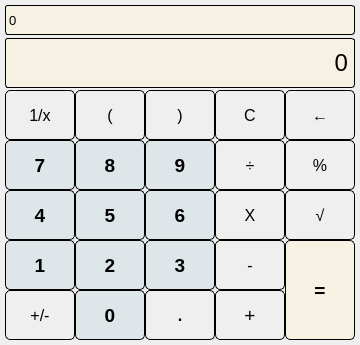
<?xml version="1.0" encoding="UTF-8"?>
<ui version="4.0">
 <class>calculator</class>
 <widget class="QMainWindow" name="calculator">
  <property name="geometry">
   <rect>
    <x>0</x>
    <y>0</y>
    <width>360</width>
    <height>345</height>
   </rect>
  </property>
  <property name="windowTitle">
   <string>calculator</string>
  </property>
  <widget class="QWidget" name="centralwidget">
   <widget class="QLabel" name="label_1">
    <property name="geometry">
     <rect>
      <x>5</x>
      <y>5</y>
      <width>350</width>
      <height>30</height>
     </rect>
    </property>
    <property name="font">
     <font>
      <pointsize>10</pointsize>
     </font>
    </property>
    <property name="styleSheet">
     <string notr="true">QLabel{
	border : 1px solid black;
	border-radius : 3px;
	background-color : #f7f1e3;
}</string>
    </property>
    <property name="text">
     <string>0</string>
    </property>
    <property name="alignment">
     <set>Qt::AlignLeading|Qt::AlignLeft|Qt::AlignVCenter</set>
    </property>
   </widget>
   <widget class="QLabel" name="label_2">
    <property name="geometry">
     <rect>
      <x>5</x>
      <y>38</y>
      <width>350</width>
      <height>50</height>
     </rect>
    </property>
    <property name="font">
     <font>
      <pointsize>18</pointsize>
     </font>
    </property>
    <property name="styleSheet">
     <string notr="true">QLabel{
	border : 1px solid black;
	border-radius : 3px;
	background-color : #f7f1e3;
}</string>
    </property>
    <property name="text">
     <string>0</string>
    </property>
    <property name="alignment">
     <set>Qt::AlignRight|Qt::AlignTrailing|Qt::AlignVCenter</set>
    </property>
   </widget>
   <widget class="QPushButton" name="button_blank">
    <property name="geometry">
     <rect>
      <x>5</x>
      <y>90</y>
      <width>70</width>
      <height>50</height>
     </rect>
    </property>
    <property name="font">
     <font>
      <pointsize>12</pointsize>
      <bold>false</bold>
     </font>
    </property>
    <property name="styleSheet">
     <string notr="true">QPushButton{
	border : 1px solid black;
	border-radius : 5px;
}</string>
    </property>
    <property name="text">
     <string>1/x</string>
    </property>
   </widget>
   <widget class="QPushButton" name="button_left_bracket">
    <property name="geometry">
     <rect>
      <x>75</x>
      <y>90</y>
      <width>70</width>
      <height>50</height>
     </rect>
    </property>
    <property name="font">
     <font>
      <pointsize>12</pointsize>
      <bold>false</bold>
     </font>
    </property>
    <property name="styleSheet">
     <string notr="true">QPushButton{
	border : 1px solid black;
	border-radius : 5px;
}</string>
    </property>
    <property name="text">
     <string>(</string>
    </property>
   </widget>
   <widget class="QPushButton" name="button_right_bracket">
    <property name="geometry">
     <rect>
      <x>145</x>
      <y>90</y>
      <width>70</width>
      <height>50</height>
     </rect>
    </property>
    <property name="font">
     <font>
      <pointsize>12</pointsize>
      <bold>false</bold>
     </font>
    </property>
    <property name="styleSheet">
     <string notr="true">QPushButton{
	border : 1px solid black;
	border-radius : 5px;
}</string>
    </property>
    <property name="text">
     <string>)</string>
    </property>
   </widget>
   <widget class="QPushButton" name="button_cancel">
    <property name="geometry">
     <rect>
      <x>215</x>
      <y>90</y>
      <width>70</width>
      <height>50</height>
     </rect>
    </property>
    <property name="font">
     <font>
      <pointsize>12</pointsize>
      <bold>false</bold>
     </font>
    </property>
    <property name="styleSheet">
     <string notr="true">QPushButton{
	border : 1px solid black;
	border-radius : 5px;
}</string>
    </property>
    <property name="text">
     <string>C</string>
    </property>
   </widget>
   <widget class="QPushButton" name="button_7">
    <property name="geometry">
     <rect>
      <x>5</x>
      <y>140</y>
      <width>70</width>
      <height>50</height>
     </rect>
    </property>
    <property name="font">
     <font>
      <pointsize>14</pointsize>
      <bold>true</bold>
     </font>
    </property>
    <property name="styleSheet">
     <string notr="true">QPushButton{
	border : 1px solid black;
	border-radius : 5px;
	background-color : #dfe6e9;
}</string>
    </property>
    <property name="text">
     <string>7</string>
    </property>
   </widget>
   <widget class="QPushButton" name="button_8">
    <property name="geometry">
     <rect>
      <x>75</x>
      <y>140</y>
      <width>70</width>
      <height>50</height>
     </rect>
    </property>
    <property name="font">
     <font>
      <pointsize>14</pointsize>
      <bold>true</bold>
     </font>
    </property>
    <property name="styleSheet">
     <string notr="true">QPushButton{
	border : 1px solid black;
	border-radius : 5px;
	background-color : #dfe6e9;
}</string>
    </property>
    <property name="text">
     <string>8</string>
    </property>
   </widget>
   <widget class="QPushButton" name="button_divide">
    <property name="geometry">
     <rect>
      <x>215</x>
      <y>140</y>
      <width>70</width>
      <height>50</height>
     </rect>
    </property>
    <property name="font">
     <font>
      <pointsize>12</pointsize>
      <bold>false</bold>
     </font>
    </property>
    <property name="styleSheet">
     <string notr="true">QPushButton{
	border : 1px solid black;
	border-radius : 5px;
}</string>
    </property>
    <property name="text">
     <string>÷</string>
    </property>
   </widget>
   <widget class="QPushButton" name="button_9">
    <property name="geometry">
     <rect>
      <x>145</x>
      <y>140</y>
      <width>70</width>
      <height>50</height>
     </rect>
    </property>
    <property name="font">
     <font>
      <pointsize>14</pointsize>
      <bold>true</bold>
     </font>
    </property>
    <property name="styleSheet">
     <string notr="true">QPushButton{
	border : 1px solid black;
	border-radius : 5px;
	background-color : #dfe6e9;
}</string>
    </property>
    <property name="text">
     <string>9</string>
    </property>
   </widget>
   <widget class="QPushButton" name="button_4">
    <property name="geometry">
     <rect>
      <x>5</x>
      <y>190</y>
      <width>70</width>
      <height>50</height>
     </rect>
    </property>
    <property name="font">
     <font>
      <pointsize>14</pointsize>
      <bold>true</bold>
     </font>
    </property>
    <property name="styleSheet">
     <string notr="true">QPushButton{
	border : 1px solid black;
	border-radius : 5px;
	background-color : #dfe6e9;
}</string>
    </property>
    <property name="text">
     <string>4</string>
    </property>
   </widget>
   <widget class="QPushButton" name="button_5">
    <property name="geometry">
     <rect>
      <x>75</x>
      <y>190</y>
      <width>70</width>
      <height>50</height>
     </rect>
    </property>
    <property name="font">
     <font>
      <pointsize>14</pointsize>
      <bold>true</bold>
     </font>
    </property>
    <property name="styleSheet">
     <string notr="true">QPushButton{
	border : 1px solid black;
	border-radius : 5px;
	background-color : #dfe6e9;
}</string>
    </property>
    <property name="text">
     <string>5</string>
    </property>
   </widget>
   <widget class="QPushButton" name="button_multiply">
    <property name="geometry">
     <rect>
      <x>215</x>
      <y>190</y>
      <width>70</width>
      <height>50</height>
     </rect>
    </property>
    <property name="font">
     <font>
      <pointsize>12</pointsize>
      <bold>false</bold>
     </font>
    </property>
    <property name="styleSheet">
     <string notr="true">QPushButton{
	border : 1px solid black;
	border-radius : 5px;
}</string>
    </property>
    <property name="text">
     <string>X</string>
    </property>
   </widget>
   <widget class="QPushButton" name="button_6">
    <property name="geometry">
     <rect>
      <x>145</x>
      <y>190</y>
      <width>70</width>
      <height>50</height>
     </rect>
    </property>
    <property name="font">
     <font>
      <pointsize>14</pointsize>
      <bold>true</bold>
     </font>
    </property>
    <property name="styleSheet">
     <string notr="true">QPushButton{
	border : 1px solid black;
	border-radius : 5px;
	background-color : #dfe6e9;
}</string>
    </property>
    <property name="text">
     <string>6</string>
    </property>
   </widget>
   <widget class="QPushButton" name="button_1">
    <property name="geometry">
     <rect>
      <x>5</x>
      <y>240</y>
      <width>70</width>
      <height>50</height>
     </rect>
    </property>
    <property name="font">
     <font>
      <pointsize>14</pointsize>
      <bold>true</bold>
     </font>
    </property>
    <property name="styleSheet">
     <string notr="true">QPushButton{
	border : 1px solid black;
	border-radius : 5px;
	background-color : #dfe6e9;
}</string>
    </property>
    <property name="text">
     <string>1</string>
    </property>
   </widget>
   <widget class="QPushButton" name="button_2">
    <property name="geometry">
     <rect>
      <x>75</x>
      <y>240</y>
      <width>70</width>
      <height>50</height>
     </rect>
    </property>
    <property name="font">
     <font>
      <pointsize>14</pointsize>
      <bold>true</bold>
     </font>
    </property>
    <property name="styleSheet">
     <string notr="true">QPushButton{
	border : 1px solid black;
	border-radius : 5px;
	background-color : #dfe6e9;
}</string>
    </property>
    <property name="text">
     <string>2</string>
    </property>
   </widget>
   <widget class="QPushButton" name="button_sub">
    <property name="geometry">
     <rect>
      <x>215</x>
      <y>240</y>
      <width>70</width>
      <height>50</height>
     </rect>
    </property>
    <property name="font">
     <font>
      <pointsize>12</pointsize>
      <bold>false</bold>
     </font>
    </property>
    <property name="styleSheet">
     <string notr="true">QPushButton{
	border : 1px solid black;
	border-radius : 5px;
}</string>
    </property>
    <property name="text">
     <string>-</string>
    </property>
   </widget>
   <widget class="QPushButton" name="button_3">
    <property name="geometry">
     <rect>
      <x>145</x>
      <y>240</y>
      <width>70</width>
      <height>50</height>
     </rect>
    </property>
    <property name="font">
     <font>
      <pointsize>14</pointsize>
      <bold>true</bold>
     </font>
    </property>
    <property name="styleSheet">
     <string notr="true">QPushButton{
	border : 1px solid black;
	border-radius : 5px;
	background-color : #dfe6e9;
}</string>
    </property>
    <property name="text">
     <string>3</string>
    </property>
   </widget>
   <widget class="QPushButton" name="button_plus_minus">
    <property name="geometry">
     <rect>
      <x>5</x>
      <y>290</y>
      <width>70</width>
      <height>50</height>
     </rect>
    </property>
    <property name="font">
     <font>
      <pointsize>12</pointsize>
      <bold>false</bold>
     </font>
    </property>
    <property name="styleSheet">
     <string notr="true">QPushButton{
	border : 1px solid black;
	border-radius : 5px;
}</string>
    </property>
    <property name="text">
     <string>+/-</string>
    </property>
   </widget>
   <widget class="QPushButton" name="button_decimal">
    <property name="geometry">
     <rect>
      <x>145</x>
      <y>290</y>
      <width>70</width>
      <height>50</height>
     </rect>
    </property>
    <property name="font">
     <font>
      <pointsize>12</pointsize>
      <bold>true</bold>
     </font>
    </property>
    <property name="styleSheet">
     <string notr="true">QPushButton{
	border : 1px solid black;
	border-radius : 5px;
}</string>
    </property>
    <property name="text">
     <string>.</string>
    </property>
   </widget>
   <widget class="QPushButton" name="button_add">
    <property name="geometry">
     <rect>
      <x>215</x>
      <y>290</y>
      <width>70</width>
      <height>50</height>
     </rect>
    </property>
    <property name="font">
     <font>
      <pointsize>14</pointsize>
      <bold>false</bold>
     </font>
    </property>
    <property name="styleSheet">
     <string notr="true">QPushButton{
	border : 1px solid black;
	border-radius : 5px;
}</string>
    </property>
    <property name="text">
     <string>+</string>
    </property>
   </widget>
   <widget class="QPushButton" name="button_0">
    <property name="geometry">
     <rect>
      <x>75</x>
      <y>290</y>
      <width>70</width>
      <height>50</height>
     </rect>
    </property>
    <property name="font">
     <font>
      <pointsize>14</pointsize>
      <bold>true</bold>
     </font>
    </property>
    <property name="styleSheet">
     <string notr="true">QPushButton{
	border : 1px solid black;
	border-radius : 5px;
	background-color : #dfe6e9;
}</string>
    </property>
    <property name="text">
     <string>0</string>
    </property>
   </widget>
   <widget class="QPushButton" name="button_backspace">
    <property name="geometry">
     <rect>
      <x>285</x>
      <y>90</y>
      <width>70</width>
      <height>50</height>
     </rect>
    </property>
    <property name="font">
     <font>
      <pointsize>12</pointsize>
      <bold>false</bold>
     </font>
    </property>
    <property name="styleSheet">
     <string notr="true">QPushButton{
	border : 1px solid black;
	border-radius : 5px;
}</string>
    </property>
    <property name="text">
     <string>←</string>
    </property>
   </widget>
   <widget class="QPushButton" name="button_percent">
    <property name="geometry">
     <rect>
      <x>285</x>
      <y>140</y>
      <width>70</width>
      <height>50</height>
     </rect>
    </property>
    <property name="font">
     <font>
      <pointsize>12</pointsize>
      <bold>false</bold>
     </font>
    </property>
    <property name="styleSheet">
     <string notr="true">QPushButton{
	border : 1px solid black;
	border-radius : 5px;
}</string>
    </property>
    <property name="text">
     <string>%</string>
    </property>
   </widget>
   <widget class="QPushButton" name="button_sq_root">
    <property name="geometry">
     <rect>
      <x>285</x>
      <y>190</y>
      <width>70</width>
      <height>50</height>
     </rect>
    </property>
    <property name="font">
     <font>
      <pointsize>12</pointsize>
      <bold>false</bold>
     </font>
    </property>
    <property name="styleSheet">
     <string notr="true">QPushButton{
	border : 1px solid black;
	border-radius : 5px;
}</string>
    </property>
    <property name="text">
     <string>√</string>
    </property>
   </widget>
   <widget class="QPushButton" name="button_equal_to">
    <property name="geometry">
     <rect>
      <x>285</x>
      <y>240</y>
      <width>70</width>
      <height>100</height>
     </rect>
    </property>
    <property name="font">
     <font>
      <pointsize>14</pointsize>
      <bold>true</bold>
     </font>
    </property>
    <property name="styleSheet">
     <string notr="true">QPushButton{
	border : 1px solid black;
	border-radius : 5px;
	background-color : #f7f1e3
}</string>
    </property>
    <property name="text">
     <string>=</string>
    </property>
   </widget>
  </widget>
 </widget>
 <resources/>
 <connections/>
</ui>
